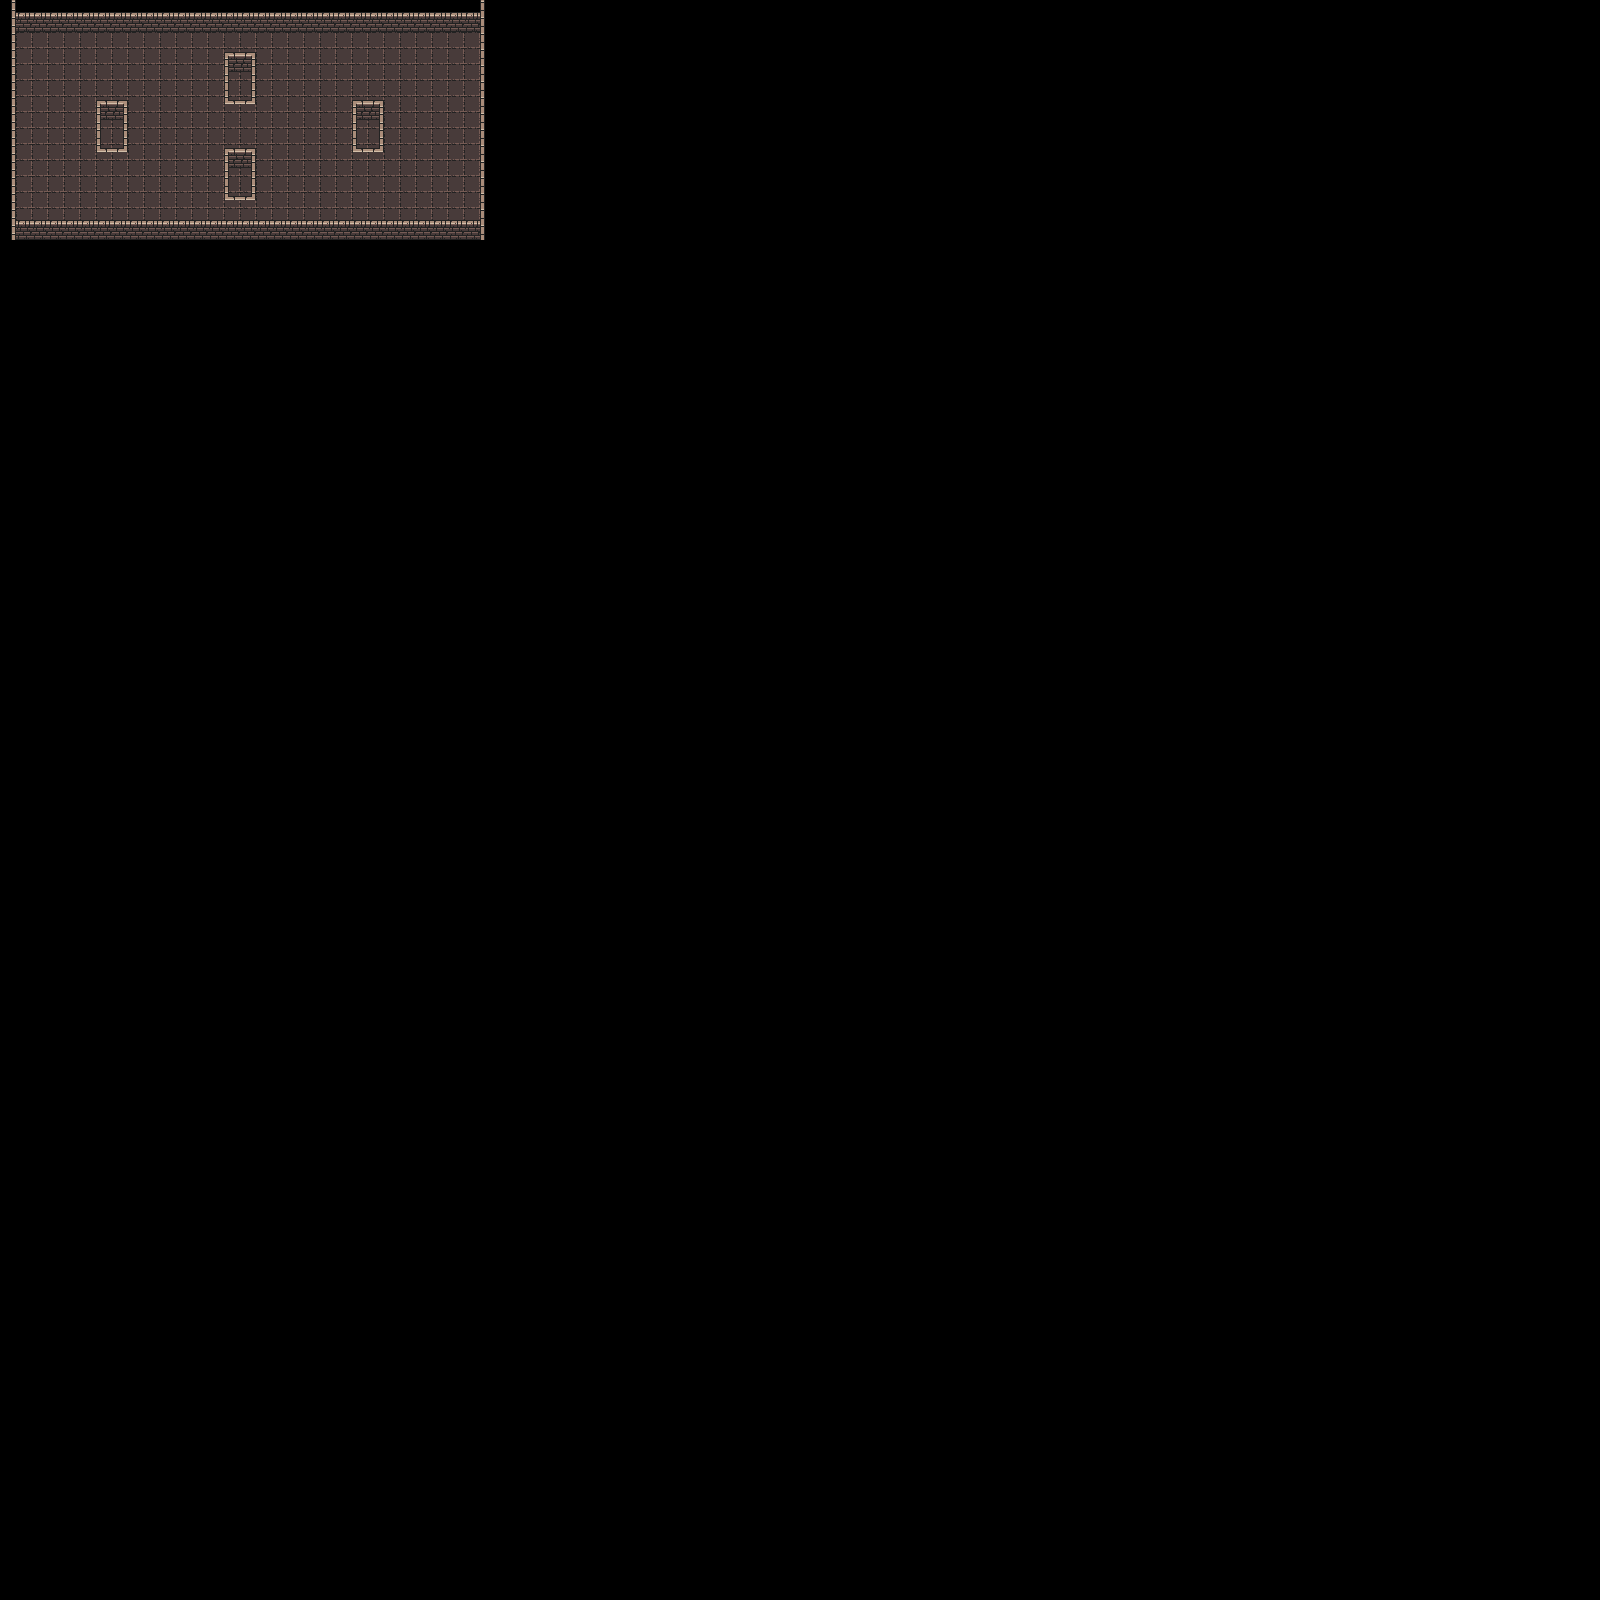

This game map was drawn from its Tiled (.tmx) file and the tilesets committed beside it. A one-line description and the trimmed map source follow:
An orthogonal 100x100 tile map with 16x16 px tiles, 2 tile layers (Ground, Walls).

<map version="1.10" tiledversion="1.10.2" orientation="orthogonal" renderorder="right-down" width="100" height="100" tilewidth="16" tileheight="16" infinite="0" nextlayerid="4" nextobjectid="1">
 <editorsettings>
  <export target="dungeon.tmj" format="json" />
 </editorsettings>
 <tileset firstgid="1" name="dungeon" tilewidth="16" tileheight="16" tilecount="1024" columns="32">
  <image source="tiles.png" width="512" height="512" />
  <tile id="0">
   <properties>
    <property name="collides" type="bool" value="true" />
   </properties>
  </tile>
  <tile id="1">
   <properties>
    <property name="collides" type="bool" value="false" />
   </properties>
  </tile>
  <tile id="2">
   <properties>
    <property name="collides" type="bool" value="false" />
   </properties>
  </tile>
  <tile id="3">
   <properties>
    <property name="collides" type="bool" value="false" />
   </properties>
  </tile>
  <tile id="4">
   <properties>
    <property name="collides" type="bool" value="false" />
   </properties>
  </tile>
  <tile id="5">
   <properties>
    <property name="collides" type="bool" value="false" />
   </properties>
  </tile>
  <tile id="6">
   <properties>
    <property name="collides" type="bool" value="false" />
   </properties>
  </tile>
  <tile id="7">
   <properties>
    <property name="collides" type="bool" value="false" />
   </properties>
  </tile>
  <tile id="32">
   <properties>
    <property name="collides" type="bool" value="true" />
   </properties>
  </tile>
  <tile id="33">
   <properties>
    <property name="collides" type="bool" value="true" />
   </properties>
  </tile>
  <tile id="34">
   <properties>
    <property name="collides" type="bool" value="true" />
   </properties>
  </tile>
  <tile id="35">
   <properties>
    <property name="collides" type="bool" value="true" />
   </properties>
  </tile>
  <tile id="36">
   <properties>
    <property name="collides" type="bool" value="false" />
   </properties>
  </tile>
  <tile id="37">
   <properties>
    <property name="collides" type="bool" value="false" />
   </properties>
  </tile>
  <tile id="38">
   <properties>
    <property name="collides" type="bool" value="false" />
   </properties>
  </tile>
  <tile id="39">
   <properties>
    <property name="collides" type="bool" value="false" />
   </properties>
  </tile>
  <tile id="64">
   <properties>
    <property name="collides" type="bool" value="true" />
   </properties>
  </tile>
  <tile id="65">
   <properties>
    <property name="collides" type="bool" value="true" />
   </properties>
  </tile>
  <tile id="66">
   <properties>
    <property name="collides" type="bool" value="true" />
   </properties>
  </tile>
  <tile id="67">
   <properties>
    <property name="collides" type="bool" value="true" />
   </properties>
  </tile>
  <tile id="68">
   <properties>
    <property name="collides" type="bool" value="false" />
   </properties>
  </tile>
  <tile id="69">
   <properties>
    <property name="collides" type="bool" value="false" />
   </properties>
  </tile>
  <tile id="70">
   <properties>
    <property name="collides" type="bool" value="false" />
   </properties>
  </tile>
  <tile id="71">
   <properties>
    <property name="collides" type="bool" value="false" />
   </properties>
  </tile>
  <tile id="96">
   <properties>
    <property name="collides" type="bool" value="true" />
   </properties>
  </tile>
  <tile id="97">
   <properties>
    <property name="collides" type="bool" value="true" />
   </properties>
  </tile>
  <tile id="98">
   <properties>
    <property name="collides" type="bool" value="true" />
   </properties>
  </tile>
  <tile id="99">
   <properties>
    <property name="collides" type="bool" value="true" />
   </properties>
  </tile>
  <tile id="100">
   <properties>
    <property name="collides" type="bool" value="false" />
   </properties>
  </tile>
  <tile id="101">
   <properties>
    <property name="collides" type="bool" value="false" />
   </properties>
  </tile>
  <tile id="102">
   <properties>
    <property name="collides" type="bool" value="false" />
   </properties>
  </tile>
  <tile id="103">
   <properties>
    <property name="collides" type="bool" value="false" />
   </properties>
  </tile>
  <tile id="128">
   <properties>
    <property name="collides" type="bool" value="false" />
   </properties>
  </tile>
  <tile id="129">
   <properties>
    <property name="collides" type="bool" value="false" />
   </properties>
  </tile>
  <tile id="130">
   <properties>
    <property name="collides" type="bool" value="false" />
   </properties>
  </tile>
  <tile id="131">
   <properties>
    <property name="collides" type="bool" value="false" />
   </properties>
  </tile>
  <tile id="132">
   <properties>
    <property name="collides" type="bool" value="false" />
   </properties>
  </tile>
  <tile id="133">
   <properties>
    <property name="collides" type="bool" value="false" />
   </properties>
  </tile>
  <tile id="134">
   <properties>
    <property name="collides" type="bool" value="false" />
   </properties>
  </tile>
  <tile id="135">
   <properties>
    <property name="collides" type="bool" value="false" />
   </properties>
  </tile>
  <tile id="160">
   <properties>
    <property name="collides" type="bool" value="false" />
   </properties>
  </tile>
  <tile id="161">
   <properties>
    <property name="collides" type="bool" value="false" />
   </properties>
  </tile>
  <tile id="162">
   <properties>
    <property name="collides" type="bool" value="false" />
   </properties>
  </tile>
  <tile id="163">
   <properties>
    <property name="collides" type="bool" value="false" />
   </properties>
  </tile>
  <tile id="164">
   <properties>
    <property name="collides" type="bool" value="false" />
   </properties>
  </tile>
  <tile id="165">
   <properties>
    <property name="collides" type="bool" value="false" />
   </properties>
  </tile>
  <tile id="166">
   <properties>
    <property name="collides" type="bool" value="false" />
   </properties>
  </tile>
  <tile id="167">
   <properties>
    <property name="collides" type="bool" value="false" />
   </properties>
  </tile>
  <tile id="192">
   <properties>
    <property name="collides" type="bool" value="false" />
   </properties>
  </tile>
  <tile id="193">
   <properties>
    <property name="collides" type="bool" value="false" />
   </properties>
  </tile>
  <tile id="194">
   <properties>
    <property name="collides" type="bool" value="false" />
   </properties>
  </tile>
  <tile id="195">
   <properties>
    <property name="collides" type="bool" value="false" />
   </properties>
  </tile>
  <tile id="196">
   <properties>
    <property name="collides" type="bool" value="false" />
   </properties>
  </tile>
  <tile id="197">
   <properties>
    <property name="collides" type="bool" value="false" />
   </properties>
  </tile>
  <tile id="198">
   <properties>
    <property name="collides" type="bool" value="false" />
   </properties>
  </tile>
  <tile id="199">
   <properties>
    <property name="collides" type="bool" value="false" />
   </properties>
  </tile>
  <tile id="224">
   <properties>
    <property name="collides" type="bool" value="false" />
   </properties>
  </tile>
  <tile id="225">
   <properties>
    <property name="collides" type="bool" value="false" />
   </properties>
  </tile>
  <tile id="226">
   <properties>
    <property name="collides" type="bool" value="false" />
   </properties>
  </tile>
  <tile id="227">
   <properties>
    <property name="collides" type="bool" value="false" />
   </properties>
  </tile>
  <tile id="228">
   <properties>
    <property name="collides" type="bool" value="false" />
   </properties>
  </tile>
  <tile id="229">
   <properties>
    <property name="collides" type="bool" value="false" />
   </properties>
  </tile>
  <tile id="230">
   <properties>
    <property name="collides" type="bool" value="false" />
   </properties>
  </tile>
  <tile id="231">
   <properties>
    <property name="collides" type="bool" value="false" />
   </properties>
  </tile>
  <tile id="256">
   <properties>
    <property name="collides" type="bool" value="true" />
   </properties>
  </tile>
  <tile id="257">
   <properties>
    <property name="collides" type="bool" value="true" />
   </properties>
  </tile>
  <tile id="258">
   <properties>
    <property name="collides" type="bool" value="false" />
   </properties>
  </tile>
  <tile id="259">
   <properties>
    <property name="collides" type="bool" value="false" />
   </properties>
  </tile>
  <tile id="260">
   <properties>
    <property name="collides" type="bool" value="true" />
   </properties>
  </tile>
  <tile id="261">
   <properties>
    <property name="collides" type="bool" value="true" />
   </properties>
  </tile>
  <tile id="262">
   <properties>
    <property name="collides" type="bool" value="false" />
   </properties>
  </tile>
  <tile id="263">
   <properties>
    <property name="collides" type="bool" value="false" />
   </properties>
  </tile>
  <tile id="288">
   <properties>
    <property name="collides" type="bool" value="true" />
   </properties>
  </tile>
  <tile id="289">
   <properties>
    <property name="collides" type="bool" value="true" />
   </properties>
  </tile>
  <tile id="290">
   <properties>
    <property name="collides" type="bool" value="true" />
   </properties>
  </tile>
  <tile id="291">
   <properties>
    <property name="collides" type="bool" value="true" />
   </properties>
  </tile>
  <tile id="292">
   <properties>
    <property name="collides" type="bool" value="true" />
   </properties>
  </tile>
  <tile id="293">
   <properties>
    <property name="collides" type="bool" value="true" />
   </properties>
  </tile>
  <tile id="294">
   <properties>
    <property name="collides" type="bool" value="false" />
   </properties>
  </tile>
  <tile id="295">
   <properties>
    <property name="collides" type="bool" value="false" />
   </properties>
  </tile>
  <tile id="320">
   <properties>
    <property name="collides" type="bool" value="true" />
   </properties>
  </tile>
  <tile id="321">
   <properties>
    <property name="collides" type="bool" value="true" />
   </properties>
  </tile>
  <tile id="322">
   <properties>
    <property name="collides" type="bool" value="true" />
   </properties>
  </tile>
  <tile id="323">
   <properties>
    <property name="collides" type="bool" value="true" />
   </properties>
  </tile>
  <tile id="324">
   <properties>
    <property name="collides" type="bool" value="true" />
   </properties>
  </tile>
  <tile id="325">
   <properties>
    <property name="collides" type="bool" value="true" />
   </properties>
  </tile>
  <tile id="326">
   <properties>
    <property name="collides" type="bool" value="false" />
   </properties>
  </tile>
  <tile id="327">
   <properties>
    <property name="collides" type="bool" value="false" />
   </properties>
  </tile>
  <tile id="352">
   <properties>
    <property name="collides" type="bool" value="true" />
   </properties>
  </tile>
  <tile id="353">
   <properties>
    <property name="collides" type="bool" value="true" />
   </properties>
  </tile>
  <tile id="354">
   <properties>
    <property name="collides" type="bool" value="true" />
   </properties>
  </tile>
  <tile id="355">
   <properties>
    <property name="collides" type="bool" value="true" />
   </properties>
  </tile>
  <tile id="356">
   <properties>
    <property name="collides" type="bool" value="true" />
   </properties>
  </tile>
  <tile id="357">
   <properties>
    <property name="collides" type="bool" value="true" />
   </properties>
  </tile>
  <tile id="358">
   <properties>
    <property name="collides" type="bool" value="false" />
   </properties>
  </tile>
  <tile id="359">
   <properties>
    <property name="collides" type="bool" value="false" />
   </properties>
  </tile>
  <tile id="384">
   <properties>
    <property name="collides" type="bool" value="false" />
   </properties>
  </tile>
  <tile id="385">
   <properties>
    <property name="collides" type="bool" value="false" />
   </properties>
  </tile>
  <tile id="386">
   <properties>
    <property name="collides" type="bool" value="false" />
   </properties>
  </tile>
  <tile id="387">
   <properties>
    <property name="collides" type="bool" value="false" />
   </properties>
  </tile>
  <tile id="388">
   <properties>
    <property name="collides" type="bool" value="false" />
   </properties>
  </tile>
  <tile id="389">
   <properties>
    <property name="collides" type="bool" value="false" />
   </properties>
  </tile>
  <tile id="390">
   <properties>
    <property name="collides" type="bool" value="false" />
   </properties>
  </tile>
  <tile id="391">
   <properties>
    <property name="collides" type="bool" value="false" />
   </properties>
  </tile>
  <tile id="416">
   <properties>
    <property name="collides" type="bool" value="false" />
   </properties>
  </tile>
  <tile id="417">
   <properties>
    <property name="collides" type="bool" value="false" />
   </properties>
  </tile>
  <tile id="418">
   <properties>
    <property name="collides" type="bool" value="false" />
   </properties>
  </tile>
  <tile id="419">
   <properties>
    <property name="collides" type="bool" value="false" />
   </properties>
  </tile>
  <tile id="420">
   <properties>
    <property name="collides" type="bool" value="false" />
   </properties>
  </tile>
  <tile id="421">
   <properties>
    <property name="collides" type="bool" value="false" />
   </properties>
  </tile>
  <tile id="422">
   <properties>
    <property name="collides" type="bool" value="false" />
   </properties>
  </tile>
  <tile id="423">
   <properties>
    <property name="collides" type="bool" value="false" />
   </properties>
  </tile>
  <tile id="448">
   <properties>
    <property name="collides" type="bool" value="false" />
   </properties>
  </tile>
  <tile id="449">
   <properties>
    <property name="collides" type="bool" value="false" />
   </properties>
  </tile>
  <tile id="450">
   <properties>
    <property name="collides" type="bool" value="false" />
   </properties>
  </tile>
  <tile id="451">
   <properties>
    <property name="collides" type="bool" value="false" />
   </properties>
  </tile>
  <tile id="452">
   <properties>
    <property name="collides" type="bool" value="false" />
   </properties>
  </tile>
  <tile id="453">
   <properties>
    <property name="collides" type="bool" value="false" />
   </properties>
  </tile>
  <tile id="454">
   <properties>
    <property name="collides" type="bool" value="false" />
   </properties>
  </tile>
  <tile id="455">
   <properties>
    <property name="collides" type="bool" value="false" />
   </properties>
  </tile>
  <tile id="480">
   <properties>
    <property name="collides" type="bool" value="false" />
   </properties>
  </tile>
  <tile id="481">
   <properties>
    <property name="collides" type="bool" value="false" />
   </properties>
  </tile>
  <tile id="482">
   <properties>
    <property name="collides" type="bool" value="false" />
   </properties>
  </tile>
  <tile id="483">
   <properties>
    <property name="collides" type="bool" value="false" />
   </properties>
  </tile>
  <tile id="484">
   <properties>
    <property name="collides" type="bool" value="false" />
   </properties>
  </tile>
  <tile id="485">
   <properties>
    <property name="collides" type="bool" value="false" />
   </properties>
  </tile>
  <tile id="486">
   <properties>
    <property name="collides" type="bool" value="false" />
   </properties>
  </tile>
  <tile id="487">
   <properties>
    <property name="collides" type="bool" value="false" />
   </properties>
  </tile>
  <tile id="512">
   <properties>
    <property name="collides" type="bool" value="false" />
   </properties>
  </tile>
  <tile id="513">
   <properties>
    <property name="collides" type="bool" value="false" />
   </properties>
  </tile>
  <tile id="514">
   <properties>
    <property name="collides" type="bool" value="false" />
   </properties>
  </tile>
  <tile id="515">
   <properties>
    <property name="collides" type="bool" value="false" />
   </properties>
  </tile>
  <tile id="516">
   <properties>
    <property name="collides" type="bool" value="false" />
   </properties>
  </tile>
  <tile id="517">
   <properties>
    <property name="collides" type="bool" value="false" />
   </properties>
  </tile>
  <tile id="518">
   <properties>
    <property name="collides" type="bool" value="false" />
   </properties>
  </tile>
  <tile id="519">
   <properties>
    <property name="collides" type="bool" value="false" />
   </properties>
  </tile>
  <tile id="544">
   <properties>
    <property name="collides" type="bool" value="false" />
   </properties>
  </tile>
  <tile id="545">
   <properties>
    <property name="collides" type="bool" value="false" />
   </properties>
  </tile>
  <tile id="546">
   <properties>
    <property name="collides" type="bool" value="false" />
   </properties>
  </tile>
  <tile id="547">
   <properties>
    <property name="collides" type="bool" value="false" />
   </properties>
  </tile>
  <tile id="548">
   <properties>
    <property name="collides" type="bool" value="false" />
   </properties>
  </tile>
  <tile id="549">
   <properties>
    <property name="collides" type="bool" value="false" />
   </properties>
  </tile>
  <tile id="550">
   <properties>
    <property name="collides" type="bool" value="false" />
   </properties>
  </tile>
  <tile id="551">
   <properties>
    <property name="collides" type="bool" value="false" />
   </properties>
  </tile>
 </tileset>
 <layer id="2" name="Ground" width="100" height="100">
  <data>[10000 cells, 348 non-empty, 1 distinct tile ids]</data>
 </layer>
 <layer id="3" name="Walls" width="100" height="100">
  <data>[10000 cells, 178 non-empty, 10 distinct tile ids]</data>
 </layer>
</map>
